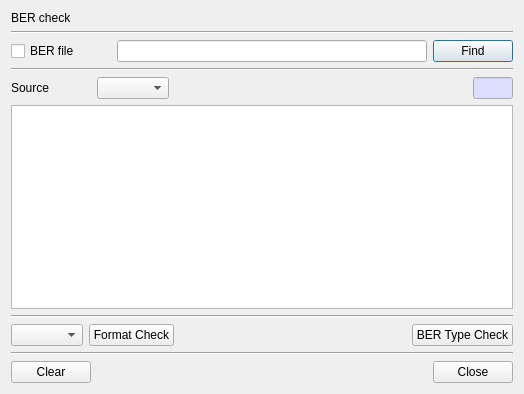
<?xml version="1.0" encoding="UTF-8"?>
<ui version="4.0">
 <class>BERCheckDlg</class>
 <widget class="QDialog" name="BERCheckDlg">
  <property name="geometry">
   <rect>
    <x>0</x>
    <y>0</y>
    <width>524</width>
    <height>394</height>
   </rect>
  </property>
  <property name="windowTitle">
   <string>Dialog</string>
  </property>
  <layout class="QVBoxLayout" name="verticalLayout">
   <item>
    <widget class="QLabel" name="mHeadLabel">
     <property name="text">
      <string>BER check</string>
     </property>
    </widget>
   </item>
   <item>
    <widget class="Line" name="line">
     <property name="orientation">
      <enum>Qt::Horizontal</enum>
     </property>
    </widget>
   </item>
   <item>
    <layout class="QGridLayout" name="gridLayout">
     <item row="0" column="1">
      <widget class="QLineEdit" name="mFilePathText"/>
     </item>
     <item row="0" column="0">
      <widget class="QCheckBox" name="mFileCheck">
       <property name="minimumSize">
        <size>
         <width>100</width>
         <height>0</height>
        </size>
       </property>
       <property name="maximumSize">
        <size>
         <width>80</width>
         <height>16777215</height>
        </size>
       </property>
       <property name="text">
        <string>BER file</string>
       </property>
      </widget>
     </item>
     <item row="0" column="2">
      <widget class="QPushButton" name="mFilleFindBtn">
       <property name="text">
        <string>Find</string>
       </property>
      </widget>
     </item>
    </layout>
   </item>
   <item>
    <widget class="Line" name="line_3">
     <property name="orientation">
      <enum>Qt::Horizontal</enum>
     </property>
    </widget>
   </item>
   <item>
    <layout class="QGridLayout" name="gridLayout_5">
     <item row="0" column="0">
      <widget class="QLabel" name="mSrcLabel">
       <property name="minimumSize">
        <size>
         <width>80</width>
         <height>0</height>
        </size>
       </property>
       <property name="text">
        <string>Source</string>
       </property>
      </widget>
     </item>
     <item row="0" column="2">
      <spacer name="horizontalSpacer_2">
       <property name="orientation">
        <enum>Qt::Horizontal</enum>
       </property>
       <property name="sizeHint" stdset="0">
        <size>
         <width>40</width>
         <height>20</height>
        </size>
       </property>
      </spacer>
     </item>
     <item row="0" column="3">
      <widget class="QLineEdit" name="mSrcLenText">
       <property name="minimumSize">
        <size>
         <width>40</width>
         <height>0</height>
        </size>
       </property>
       <property name="maximumSize">
        <size>
         <width>40</width>
         <height>16777215</height>
        </size>
       </property>
       <property name="palette">
        <palette>
         <active>
          <colorrole role="Base">
           <brush brushstyle="SolidPattern">
            <color alpha="255">
             <red>221</red>
             <green>221</green>
             <blue>255</blue>
            </color>
           </brush>
          </colorrole>
         </active>
         <inactive>
          <colorrole role="Base">
           <brush brushstyle="SolidPattern">
            <color alpha="255">
             <red>221</red>
             <green>221</green>
             <blue>255</blue>
            </color>
           </brush>
          </colorrole>
         </inactive>
         <disabled/>
        </palette>
       </property>
       <property name="readOnly">
        <bool>true</bool>
       </property>
      </widget>
     </item>
     <item row="0" column="1">
      <widget class="QComboBox" name="mSrcTypeCombo"/>
     </item>
    </layout>
   </item>
   <item>
    <widget class="QPlainTextEdit" name="mSrcText">
     <property name="minimumSize">
      <size>
       <width>500</width>
       <height>0</height>
      </size>
     </property>
    </widget>
   </item>
   <item>
    <widget class="Line" name="line_4">
     <property name="orientation">
      <enum>Qt::Horizontal</enum>
     </property>
    </widget>
   </item>
   <item>
    <layout class="QGridLayout" name="gridLayout_6">
     <property name="topMargin">
      <number>0</number>
     </property>
     <item row="0" column="3">
      <widget class="QPushButton" name="mTypeCheckBtn">
       <property name="text">
        <string>BER Type Check</string>
       </property>
      </widget>
     </item>
     <item row="0" column="0">
      <widget class="QComboBox" name="mFormatCombo"/>
     </item>
     <item row="0" column="2">
      <spacer name="horizontalSpacer_3">
       <property name="orientation">
        <enum>Qt::Horizontal</enum>
       </property>
       <property name="sizeHint" stdset="0">
        <size>
         <width>40</width>
         <height>20</height>
        </size>
       </property>
      </spacer>
     </item>
     <item row="0" column="1">
      <widget class="QPushButton" name="mFormatCheckBtn">
       <property name="text">
        <string>Format Check</string>
       </property>
      </widget>
     </item>
    </layout>
   </item>
   <item>
    <widget class="Line" name="line_2">
     <property name="orientation">
      <enum>Qt::Horizontal</enum>
     </property>
    </widget>
   </item>
   <item>
    <layout class="QGridLayout" name="gridLayout_4">
     <item row="0" column="1">
      <spacer name="horizontalSpacer">
       <property name="orientation">
        <enum>Qt::Horizontal</enum>
       </property>
       <property name="sizeHint" stdset="0">
        <size>
         <width>40</width>
         <height>20</height>
        </size>
       </property>
      </spacer>
     </item>
     <item row="0" column="3">
      <widget class="QPushButton" name="mCloseBtn">
       <property name="text">
        <string>Close</string>
       </property>
      </widget>
     </item>
     <item row="0" column="0">
      <widget class="QPushButton" name="mClearBtn">
       <property name="text">
        <string>Clear</string>
       </property>
      </widget>
     </item>
    </layout>
   </item>
  </layout>
 </widget>
 <resources/>
 <connections/>
</ui>
